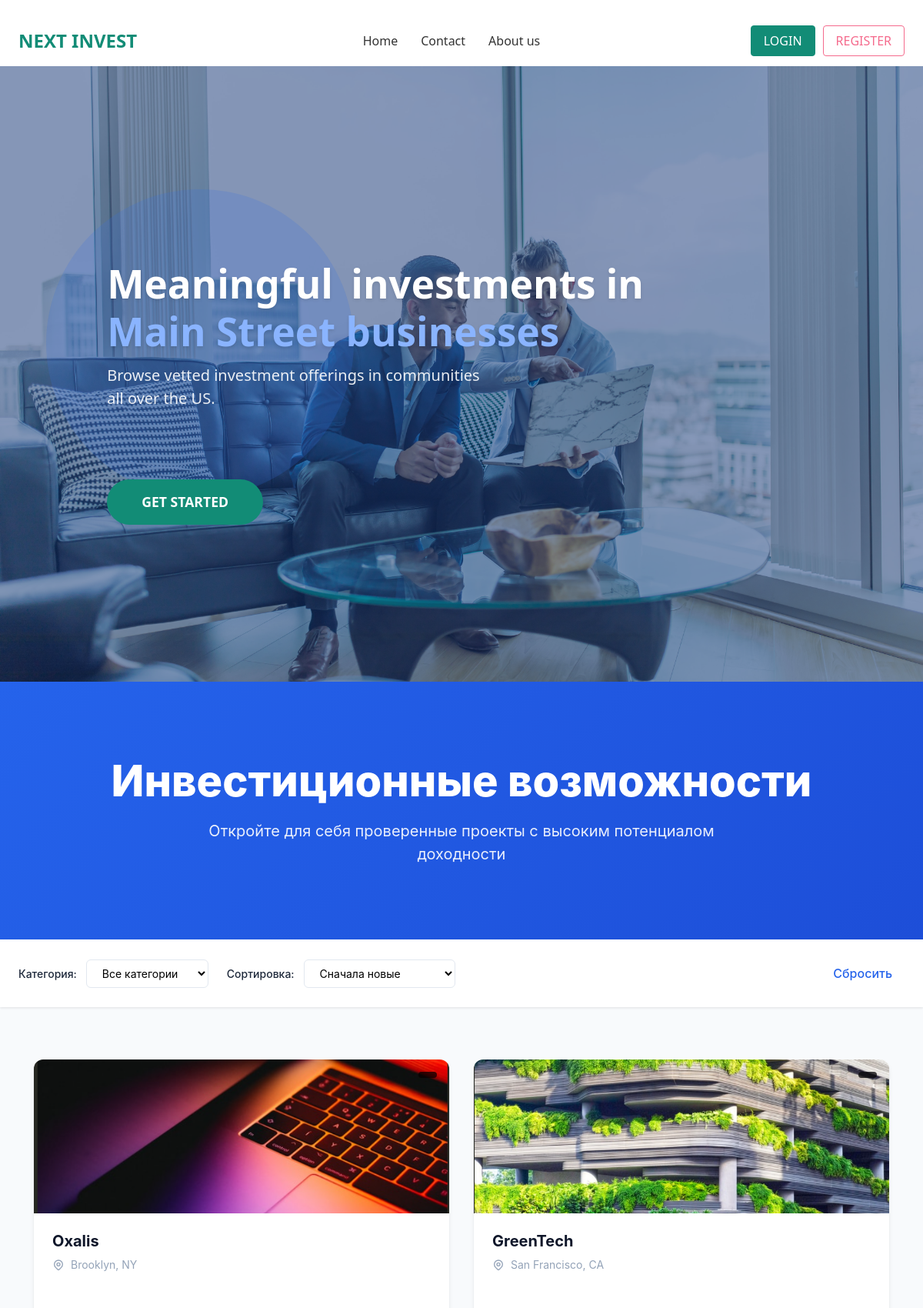
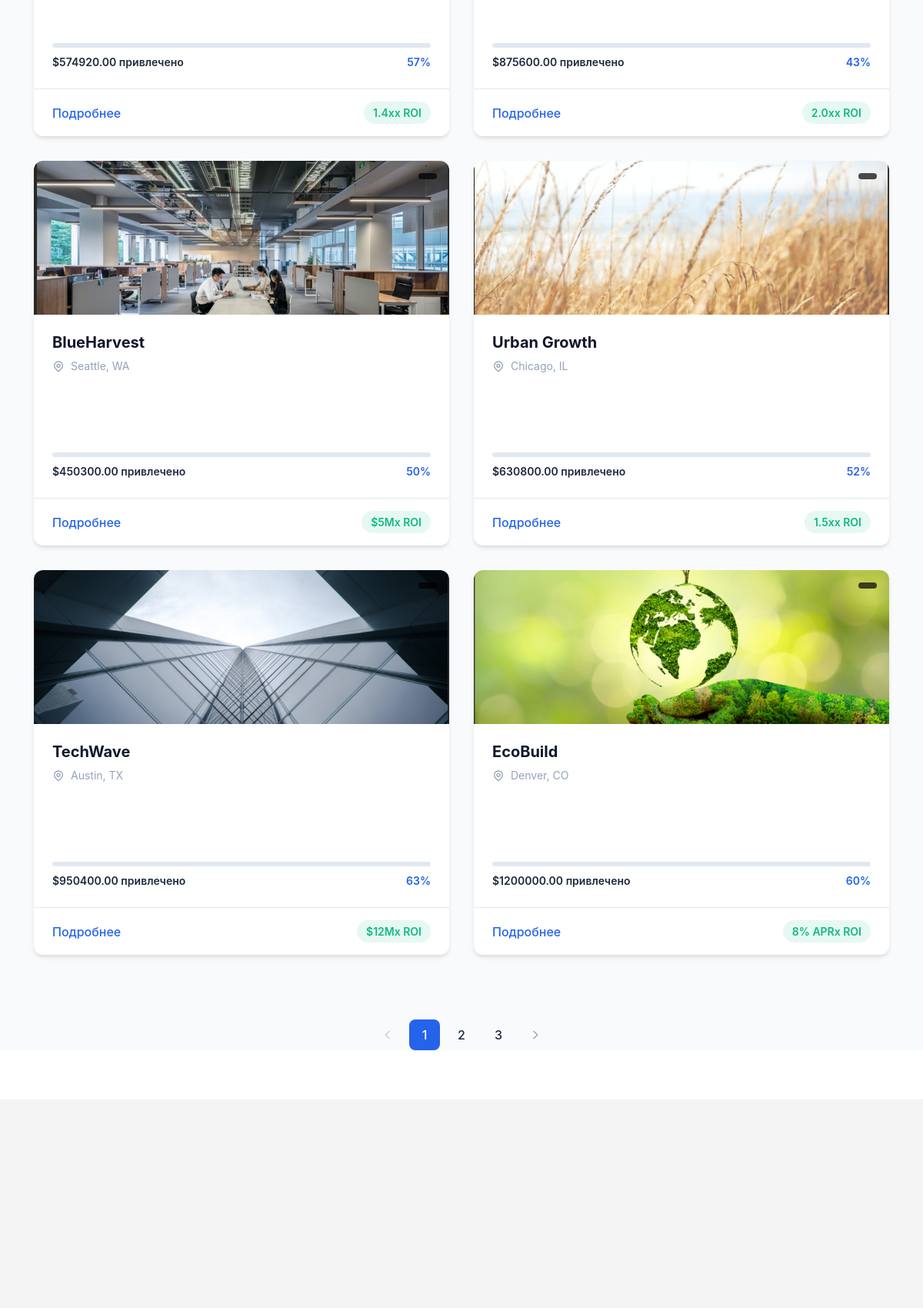
Page /investments/ (upper part) on the committed database (2 pictures, top to bottom).
### news/models.py (models this page shows, shortened)
class Investment(models.Model):
    title = models.CharField(max_length=100)
    location = models.CharField(max_length=100)
    description = models.TextField()
    image = models.ImageField(upload_to='investments/')
    security_type = models.CharField(max_length=100)
    investment_multiple = models.CharField(max_length=50)
    maturity = models.CharField(max_length=50)
    min_investment = models.CharField(max_length=50)
    raised_amount = models.DecimalField(max_digits=10, decimal_places=2)
    goal_amount = models.DecimalField(max_digits=10, decimal_places=2)
    is_active = models.BooleanField(default=True)
    time_create = models.DateTimeField(auto_now_add=True)
    time_update = models.DateTimeField(auto_now=True)
    def progress_percent(self):
        return int((self.raised_amount / self.goal_amount) * 100)

### news/views.py (the view)
# urls.py: path('investments/', views.investment_list, name='investment_list'),
def investment_list(request):
    investments = Investment.objects.filter(is_active=True)
    return render(request, 'news/investment_list.html', {'investments': investments})

### news/templates/news/investment_list.html (shortened to what this page needs)
{% extends 'news/other_base.html' %}
{% load static %}
{% block content %}
<div class="investments-list">
    <div class="list-hero">
        <div class="container">
            <h1>Инвестиционные возможности</h1>
            <p>Откройте для себя проверенные проекты с высоким потенциалом доходности</p>
        </div>
    </div>
    <div class="filters-bar">
        <div class="container">
            <div class="filters-container">
                <div class="filter-group">
                    <label for="categoryFilter">Категория:</label>
                    <select id="categoryFilter">
                        <option value="all">Все категории</option>
                    </select>
                </div>
                <div class="filter-group">
                    <label for="sortFilter">Сортировка:</label>
                    <select id="sortFilter">
                        <option value="newest">Сначала новые</option>
                    </select>
                </div>
                <button class="filter-reset">Сбросить</button>
            </div>
        </div>
    </div>
    <div class="container">
        <div class="investment-grid">
            {% for investment in investments %}
            <div class="investment-card" data-category="{{ investment.category.slug|default:'all' }}">
                <div class="card-image">
                    <img src="{{ investment.image.url }}" alt="{{ investment.title }}">
                    <div class="card-badge">{{ investment.get_investment_type_display }}</div>
                </div>
                <div class="card-content">
                    <h3>{{ investment.title }}</h3>
                    <p class="location">
                        {{ investment.location }}
                    </p>
                    <p class="description">{{ investment.short_description|truncatechars:120 }}</p>
                    <div class="progress-container">
                    </div>
                    <div class="funding-info">
                        <span>${{ investment.raised_amount }} привлечено</span>
                        <span>{{ investment.progress_percent }}%</span>
                    </div>
                </div>
                <div class="card-footer">
                    <a href="{% url 'investment_detail' investment.pk %}" class="view-details">Подробнее</a>
                    <span class="roi-badge">{{ investment.investment_multiple }}x ROI</span>
                </div>
            </div>
            {% endfor %}
        </div>
    </div>
    <div class="pagination">
        <a href="#" class="page-nav disabled">
            <svg width="16" height="16" fill="none" stroke="currentColor" viewBox="0 0 24 24">
                <path stroke-linecap="round" stroke-linejoin="round" stroke-width="2" d="M15 19l-7-7 7-7"></path>
            </svg>
        </a>
        <a href="#" class="page-number active">1</a>
        <a href="#" class="page-number">2</a>
        <a href="#" class="page-number">3</a>
        <a href="#" class="page-nav">
            <svg width="16" height="16" fill="none" stroke="currentColor" viewBox="0 0 24 24">
                <path stroke-linecap="round" stroke-linejoin="round" stroke-width="2" d="M9 5l7 7-7 7"></path>
            </svg>
        </a>
    </div>
</div>
{% endblock %}

### news/templates/news/other_base.html (shortened to what this page needs)
{% load static %}
<!DOCTYPE html>
<html lang="en">
<head>
    <link rel="stylesheet" href="https://cdnjs.cloudflare.com/ajax/libs/font-awesome/6.5.0/css/all.min.css">
    <link href="https://cdn.jsdelivr.net/npm/bootstrap@5.3.0/dist/css/bootstrap.min.css" rel="stylesheet">
    <link rel="stylesheet" href="{% static 'news/assets/css/style.css' %}">
</head>
<body>
    <nav class="navbar navbar-expand-lg navbar-light bg-white">
        <div class="container">
            <a class="navbar-brand" href="{% url 'index' %}">NEXT INVEST</a>
            <div class="collapse navbar-collapse" id="navbarContent">
                <ul class="navbar-nav me-auto mb-2 mb-lg-0">
                    <li class="nav-item">
                        <a class="nav-link" href="{% url 'index' %}">Home</a>
                    </li>
                    <li class="nav-item">
                        <a class="nav-link" href="{% url 'contact' %}">Contact</a>
                    </li>
                    <li class="nav-item">
                        <a class="nav-link" href="{% url 'about_us' %}">About us</a>
                    </li>
                </ul>
                <div class="auth-buttons">
                    <a href="#" class="auth-btn login-btn">LOGIN</a>
                    <a href="#" class="auth-btn register-btn">REGISTER</a>
                </div>
            </div>
        </div>
    </nav>
    <main class="main-hero">
        <div class="hero-background"></div>
        <div class="blue-overlay"></div>
        <div class="blue-circle"></div>
        <div class="hero-content">
            <div class="container">
                <div class="hero-text">
                    <h1><span class="first-line">Meaningful <span class="second-part">investments in</span></span>
                        <span class="second-line highlight">Main Street businesses</span>
                    </h1>
                    <p>Browse vetted investment offerings in communities all over the US.</p>
                    <button class="hero-btn">GET STARTED</button>
                </div>
            </div>
        </div>
    </main>
{% block content %}
{% endblock content %}
<footer class="footer">
    <div class="container">
    </div>
</footer>
</body>
</html>

### rows in the picture
Investment: image (picture), title "Oxalis", location "Brooklyn, NY", raised_amount "574920.00", progress_percent "57", investment_multiple "1.4x"
Investment: image (picture), title "GreenTech", location "San Francisco, CA", raised_amount "875600.00", progress_percent "43", investment_multiple "2.0x"
Investment: image (picture), title "BlueHarvest", location "Seattle, WA", raised_amount "450300.00", progress_percent "50", investment_multiple "$5M"
Investment: image (picture), title "Urban Growth", location "Chicago, IL", raised_amount "630800.00", progress_percent "52", investment_multiple "1.5x"
Investment: image (picture), title "TechWave", location "Austin, TX", raised_amount "950400.00", progress_percent "63", investment_multiple "$12M"
Investment: image (picture), title "EcoBuild", location "Denver, CO", raised_amount "1200000.00", progress_percent "60", investment_multiple "8% APR"
